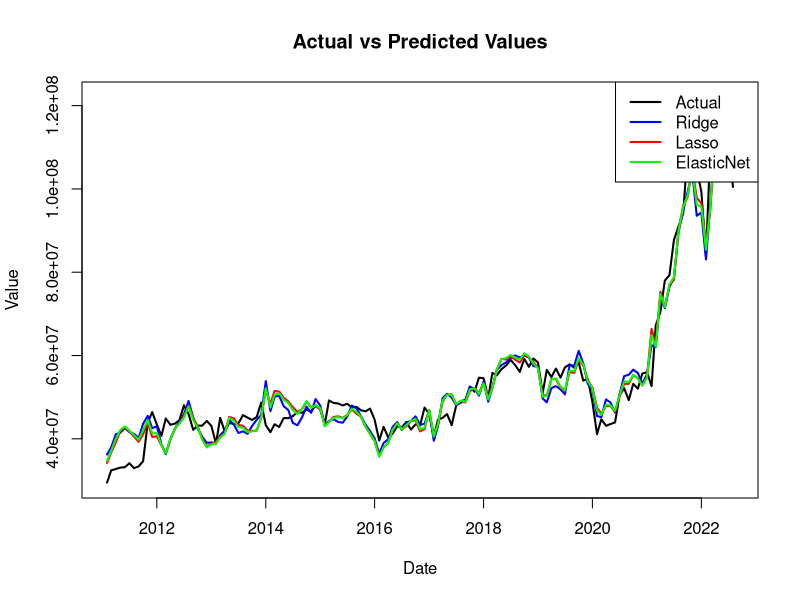

Reproduce this figure in R.
# Load necessary libraries
library(glmnet)

# Remove samples with missing values
handysize <- read.csv("handysize.csv")
handysize <- na.omit(handysize)

# Extract the date variable
# Assume the date column is named 'Date' in your dataset
date <- handysize$Date

# Convert the date variable to Date format if it's not already
# Adjust the format string according to your date format
date <- as.Date(date, format="%Y/%m/%d")  # Example format

# Prepare the response and predictor matrix
y <- handysize$Handysize

# Exclude 'Handysize' and 'Date' from predictors
X <- data.matrix(handysize[ , !(names(handysize) %in% c("Handysize", "Date"))])

# Set seed for reproducibility
set.seed(123)

# Initialize a table to store performance metrics
performance_table <- matrix(NA, nrow=3, ncol=3)
rownames(performance_table) <- c("RMSE", "MAE", "MAPE")
colnames(performance_table) <- c("Ridge", "Lasso", "ElasticNet")

############# Ridge Regression
# Use cross-validation to find the best lambda
ridge_cv <- cv.glmnet(X, y, alpha=0, nfolds=10)
best_lambda_ridge <- ridge_cv$lambda.min

# Fit the final Ridge model with the best lambda
ridge_model <- glmnet(X, y, alpha=0, lambda=best_lambda_ridge)
ridge_beta <- as.vector(ridge_model$beta)
names(ridge_beta) <- colnames(X)

# Prediction and performance metrics
pred_ridge <- predict(ridge_model, X)
performance_table[1,1] <- sqrt(mean((y - pred_ridge)^2))  # RMSE
performance_table[2,1] <- mean(abs(y - pred_ridge))       # MAE
performance_table[3,1] <- mean(abs((y - pred_ridge) / y)) * 100  # MAPE in percentage

############# Lasso Regression
# Use cross-validation to find the best lambda
lasso_cv <- cv.glmnet(X, y, alpha=1, nfolds=10)
best_lambda_lasso <- lasso_cv$lambda.min

# Fit the final Lasso model with the best lambda
lasso_model <- glmnet(X, y, alpha=1, lambda=best_lambda_lasso)
lasso_beta <- as.vector(lasso_model$beta)
names(lasso_beta) <- colnames(X)

# Prediction and performance metrics
pred_lasso <- predict(lasso_model, X)
performance_table[1,2] <- sqrt(mean((y - pred_lasso)^2))  # RMSE
performance_table[2,2] <- mean(abs(y - pred_lasso))       # MAE
performance_table[3,2] <- mean(abs((y - pred_lasso) / y)) * 100  # MAPE in percentage

############# ElasticNet Regression
# Use cross-validation to find the best lambda
elastic_cv <- cv.glmnet(X, y, alpha=0.5, nfolds=10)
best_lambda_elastic <- elastic_cv$lambda.min

# Fit the final Elastic Net model with the best lambda
elastic_model <- glmnet(X, y, alpha=0.5, lambda=best_lambda_elastic)
elastic_beta <- as.vector(elastic_model$beta)
names(elastic_beta) <- colnames(X)

# Prediction and performance metrics
pred_elastic <- predict(elastic_model, X)
performance_table[1,3] <- sqrt(mean((y - pred_elastic)^2))  # RMSE
performance_table[2,3] <- mean(abs(y - pred_elastic))       # MAE
performance_table[3,3] <- mean(abs((y - pred_elastic) / y)) * 100  # MAPE in percentage

# Display the performance table
print(performance_table)

# Identify significant predictors
significant_predictors_lasso <- names(lasso_beta)[lasso_beta != 0]
significant_predictors_elastic <- names(elastic_beta)[elastic_beta != 0]

# Print significant predictors
print("Significant predictors in Lasso Regression:")
print(significant_predictors_lasso)

print("Significant predictors in Elastic Net Regression:")
print(significant_predictors_elastic)

# Plotting actual vs predicted values over time (Date)
plot(date, y, type='l', col='black', lwd=2, ylab='Value', xlab='Date', main='Actual vs Predicted Values')
lines(date, pred_ridge, col='blue', lwd=2)
lines(date, pred_lasso, col='red', lwd=2)
lines(date, pred_elastic, col='green', lwd=2)
legend("topright", legend=c("Actual", "Ridge", "Lasso", "ElasticNet"), col=c("black", "blue", "red", "green"), lwd=2)
